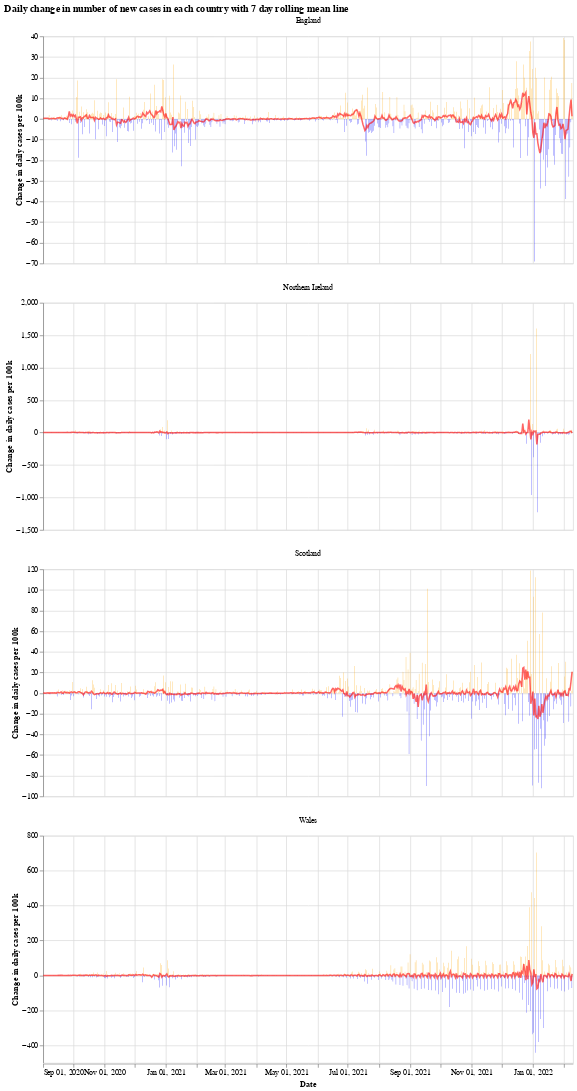

Notebook code cell kept with this figure:
### Markdown cell above
We will use the Python library `Altair` for visualising the data, see the [altair docs](https://altair-viz.github.io/) for more information.

First we have a graph which shows the daily change in the number of new cases for each country. This number jumps up and down all over the place, which is likely due to delay in reporting of new cases over the weekend. Another interesting thing is that it looks like the daily cases in Wales experienced a much shorter period of calm over the summer (calm in the sense of daily cases not jumping up and down).

The orange bars are days when the number of new cases (per 100k population) was more than the previous day, while the blue are days when the number of new cases dropped. The red line is the 7 day moving average. 

When the moving average line is below 0, it means that there is a consistent drop in new cases. We can see this clearly happening around the times that lockdowns were introduced (though, to varying degrees). I will update the graphs soon with a marker of when each lockdown started.

### Code cell
# collapse
import altair as alt

bars = alt.Chart(uk_cases).mark_bar().encode(
    x=alt.X("yearmonthdate(date):T", axis=alt.Axis(title='Date')),
    y=alt.Y("casesChangeRate:Q", axis=alt.Axis(title='Change in daily cases per 100k')),
    tooltip='casesChange',
    color=alt.condition(
        alt.datum.casesChangeRate > 0,
        alt.value("orange"),  # The positive color
        alt.value("blue")  # The negative color
    )
).properties(title='Daily change in number of new cases with 7 day rolling mean',width=700).interactive()

line = alt.Chart(uk_cases).mark_line(
    color='red',
    size=2,
    opacity=0.6
).transform_window(
    rolling_mean='mean(casesChangeRate)',
    frame=[0, 7],
    groupby=['areaName']
).encode(
    x='yearmonthdate(date):T',
    y='rolling_mean:Q'
)

alt.layer(bars, line, data=uk_cases).facet(alt.Column(
    'areaName', title=''), columns=1).resolve_scale(y='independent').properties(title='Daily change in number of new cases in each country with 7 day rolling mean line')

### Figure 1 — Vega-Lite specification as saved in the notebook (floating-point values rounded to 4 significant figures; data arrays with more than 128 entries replaced by an {"elided": "..."} marker saying what was removed)
{"config": {"view": {"continuousWidth": 400, "continuousHeight": 300}}, "data": {"name": "data-0c9d3de662ce90972f022386a69012b5"}, "facet": {"type": "nominal", "field": "areaName", "title": ""}, "spec": {"layer": [{"mark": "bar", "encoding": {"color": {"condition": {"value": "orange", "test": "(datum.casesChangeRate > 0)"}, "value": "blue"}, "tooltip": {"type": "quantitative", "field": "casesChange"}, "x": {"type": "temporal", "axis": {"title": "Date"}, "field": "date", "timeUnit": "yearmonthdate"}, "y": {"type": "quantitative", "axis": {"title": "Change in daily cases per 100k"}, "field": "casesChangeRate"}}, "selection": {"selector001": {"type": "interval", "bind": "scales", "encodings": ["x", "y"]}}, "title": "Daily change in number of new cases with 7 day rolling mean", "width": 700}, {"mark": {"type": "line", "color": "red", "opacity": 0.6, "size": 2}, "encoding": {"x": {"type": "temporal", "field": "date", "timeUnit": "yearmonthdate"}, "y": {"type": "quantitative", "field": "rolling_mean"}}, "transform": [{"window": [{"op": "mean", "field": "casesChangeRate", "as": "rolling_mean"}], "frame": [0, 7], "groupby": ["areaName"]}]}]}, "columns": 1, "resolve": {"scale": {"y": "independent"}}, "title": "Daily change in number of new cases in each country with 7 day rolling mean line", "$schema": "https://vega.github.io/schema/vega-lite/v4.8.1.json", "datasets": {"data-0c9d3de662ce90972f022386a69012b5": {"elided": "2108 records"}}}
